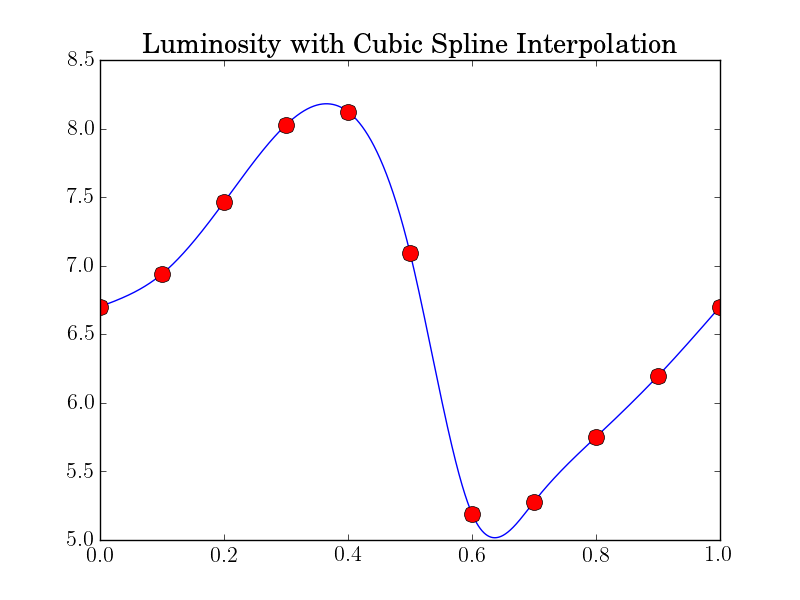

Generate this figure with Python:
import numpy as np
import matplotlib.pyplot as plt
import math
import random

from matplotlib import rc
rc('font',**{'family':'sans-serif','sans-serif':['Helvetica']})
rc('text', usetex=True)
font = {'family' : 'normal','size'   : 16}
rc('font', **font)

# Simpson's method integration
def simpson(x, y):
  h = ( x[-1] - x[0] )/len(x)
  tot = y[0] + y[-1]
  # Odd Terms
  for i in range(1, len(x), 2):
    tot += 4*y[i]
  # Even Terms
  for i in range(2, len(x)-1, 2):
    tot += 2*y[i]
  return tot*h/3

# Trapezoid integration
def trapezoid(x, y):
  h = ( x[-1] - x[0] )/len(x)
  tot = y[0]/2 + y[-1]/2
  for i in range(1,len(x)):
    tot += y[i]
  return tot*h

# Spline interpolation  
def spline(xpts, ypts):
  n = len(xpts)
  mat = np.zeros(( n, n))
  rhs = np.zeros(( n,1 ))
  for i in range(1,n-1):
    rhs[i] = 6 * ( (ypts[i+1]-ypts[i]) / (xpts[i+1]-xpts[i]) \
            -(ypts[i]-ypts[i-1]) / (xpts[i]-xpts[i-1]) )
    
    for j in range(0,n-1):
      # Set triagonal elements
      if(j==i-1): mat[i][j] += xpts[i] - xpts[i-1]
      elif(j==i): mat[i][j] += 2*(xpts[i+1]-xpts[i-1])
      elif(j==i+1): mat[i][j] += xpts[i+1]-xpts[i]

  # BCs
  mat[0][0] = 1
  mat[-1][-1] = 1
  rhs[0] = 0
  rhs[-1] = 0
  # Solve it
  x_vec = np.linalg.solve(mat, rhs)
  return x_vec

# Luminosity from magnitude
def lum(m):
  return 8.85*10**(-0.4*m)
################################################################################

t = np.arange(0.0, 1.01, 0.1)
print(t)
M = [0.302, 0.264, 0.185, 0.106, 0.093, 0.24, 0.579, 0.561, 0.468, 0.387, 0.302]
# Luminosity from magnitude
L = [ lum(i) for i in M ]

# Integrate it
print('Integrals from data only')
print('Area from Simpson\'s method', simpson(t, L) )
print('Area from trapezoid rule', trapezoid(t, L) )

# Interpolate it 
# Use magnitudes
n = len(t)
x = []
fx = []
sol = spline(t, M)
pts = 500
for i in range(0,n-1):
  dx = t[i+1]-t[i]
  for j in range(pts):
    bb = 1*j/(pts)
    aa = 1 - bb
    x.append(t[i]+bb*dx)
    cc = dx**2*aa*(aa**2-1)/6
    dd = dx**2*bb*(bb**2-1)/6
    fx.append(aa*M[i]+bb*M[i+1]+cc*sol[i]+dd*sol[i+1])
print('Interpolating and integrating on magnitude')
print('Energy from Simpson\'s method', lum(simpson(x, fx)))
print('Energy from trapezoid rule', lum(simpson(x, fx)))

# Use luminosities 
n = len(t)
x = []
fx = []
sol = spline(t, L)
pts = 500
for i in range(0,n-1):
  dx = t[i+1]-t[i]
  for j in range(pts):
    bb = 1*j/(pts)
    aa = 1 - bb
    x.append(t[i]+bb*dx)
    cc = dx**2*aa*(aa**2-1)/6
    dd = dx**2*bb*(bb**2-1)/6
    fx.append(aa*L[i]+bb*L[i+1]+cc*sol[i]+dd*sol[i+1])
print('Interpolating and integrating on luminosity')
print('Energy from Simpson\'s method', simpson(x, fx))
print('Energy from trapezoid rule', simpson(x, fx))

plt.plot(x, fx)
plt.plot(t, L, 'ro', markersize=12)
plt.title('Luminosity with Cubic Spline Interpolation')
plt.savefig('Problem3.png')
plt.show()
